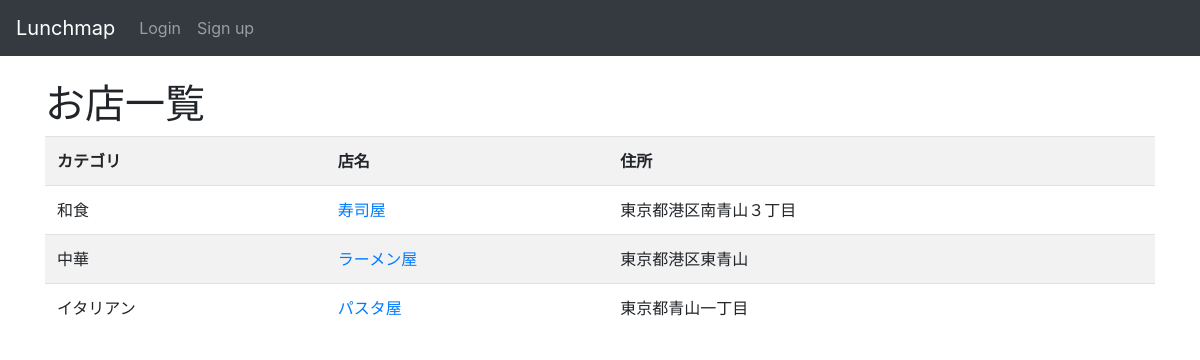
Page /lunchmap/ on the earlier database version.
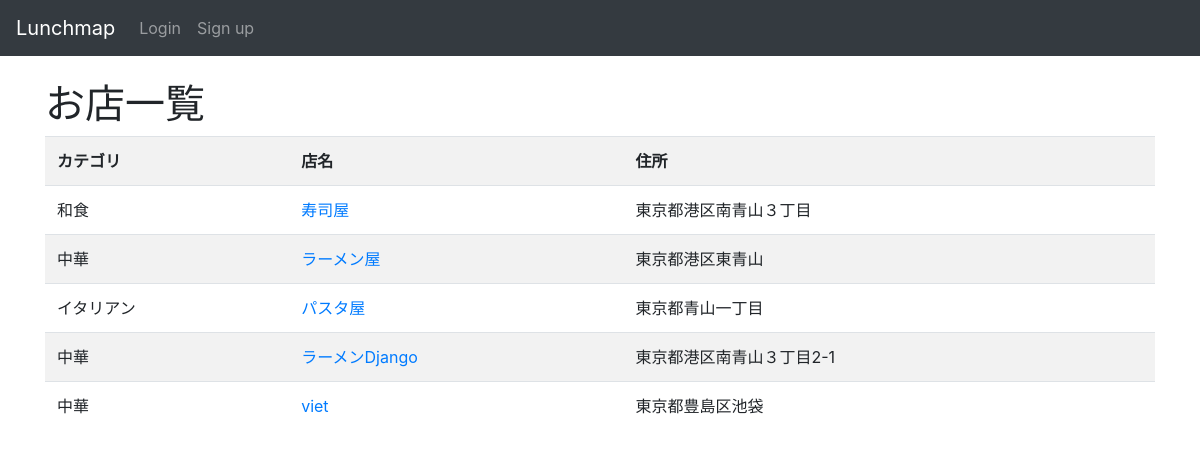
Same page on the later database version.
### lunchmap/models.py (models this page shows, shortened)
class Shop(models.Model):
    name = models.CharField(max_length=255)
    address = models.CharField(max_length=255)
    author = models.ForeignKey(
        'auth.User',
        on_delete=models.CASCADE,
    )
    category = models.ForeignKey(
        Category,
        on_delete=models.PROTECT,
    )
    created_at = models.DateTimeField(auto_now_add=True)
    updated_at = models.DateTimeField(auto_now=True)

class Category(models.Model):
    name = models.CharField(max_length=255)
    author = models.ForeignKey(
        'auth.User',
        on_delete=models.CASCADE,
    )
    created_at = models.DateTimeField(auto_now_add=True)
    updated_at = models.DateTimeField(auto_now=True)

### lunchmap/views.py (the view)
# urls.py: path('', views.IndexView.as_view(), name='index'),
class IndexView(generic.ListView):
    model = Shop

### lunchmap/templates/lunchmap/shop_list.html (shortened to what this page needs)
{% extends 'layout.html' %}
{% block content %}
<h1>お店一覧</h1>
<table class='table table-striped table-hover'>
    <tr>
        <th>カテゴリ</th><th>店名</th><th>住所</th>
    </tr>
    {% for shop in object_list %}
    <tr>
        <td>{{ shop.category.name }}</td>
        <td><a href='{% url "lunchmap:detail" shop.pk %}'>{{ shop.name }}</a></td>
        <td>{{ shop.address }}</td>
    </tr>
    {% endfor %}
</table>
{% endblock %}

### templates/layout.html (shortened to what this page needs)
<!DOCTYPE html>
<html>
    <head>
        <link rel='stylesheet' href='https://maxcdn.bootstrapcdn.com/bootstrap/4.0.0/css/bootstrap.min.css'>
    </head>
    <body>
        <nav class='navbar navbar-expand-sm navbar-dark bg-dark fixed-top'>
            <a class='navbar-brand' href='{% url "lunchmap:index" %}'>Lunchmap</a>
            <ul class='navbar-nav'>
                {% if user.is_authenticated %}
                    <li class='nav-time'>
                        <span class='navbar-text'>{{ user }} - </span>
                    </li>
                    <li class='nav-item'>
                        <a href='{% url "logout" %}' class='logout nav-link'>Logout</a>
                    </li>
                {% else %}
                <li class="nav-item">
                    <a href='{% url "login" %}' class='login nav-link'>Login</a>
                </li>
                <li class="nav-item">
                    <a href="{% url 'accounts:signup' %}" class="signup nav-link">Sign up</a>
                </li>
                {% endif %}
            </ul>
        </nav>
        <div class='container'>
            {% block content %}
            {% endblock %}
        </div>
    </body>
</html>

### templates/layout.html (style rules this page uses)
body { padding-top: 80px; }

Differences in the rows shown:
added Shop: category.name "中華", name "ラーメンDjango", address "東京都港区南青山３丁目2-1"
added Shop: category.name "中華", name "viet", address "東京都豊島区池袋"
